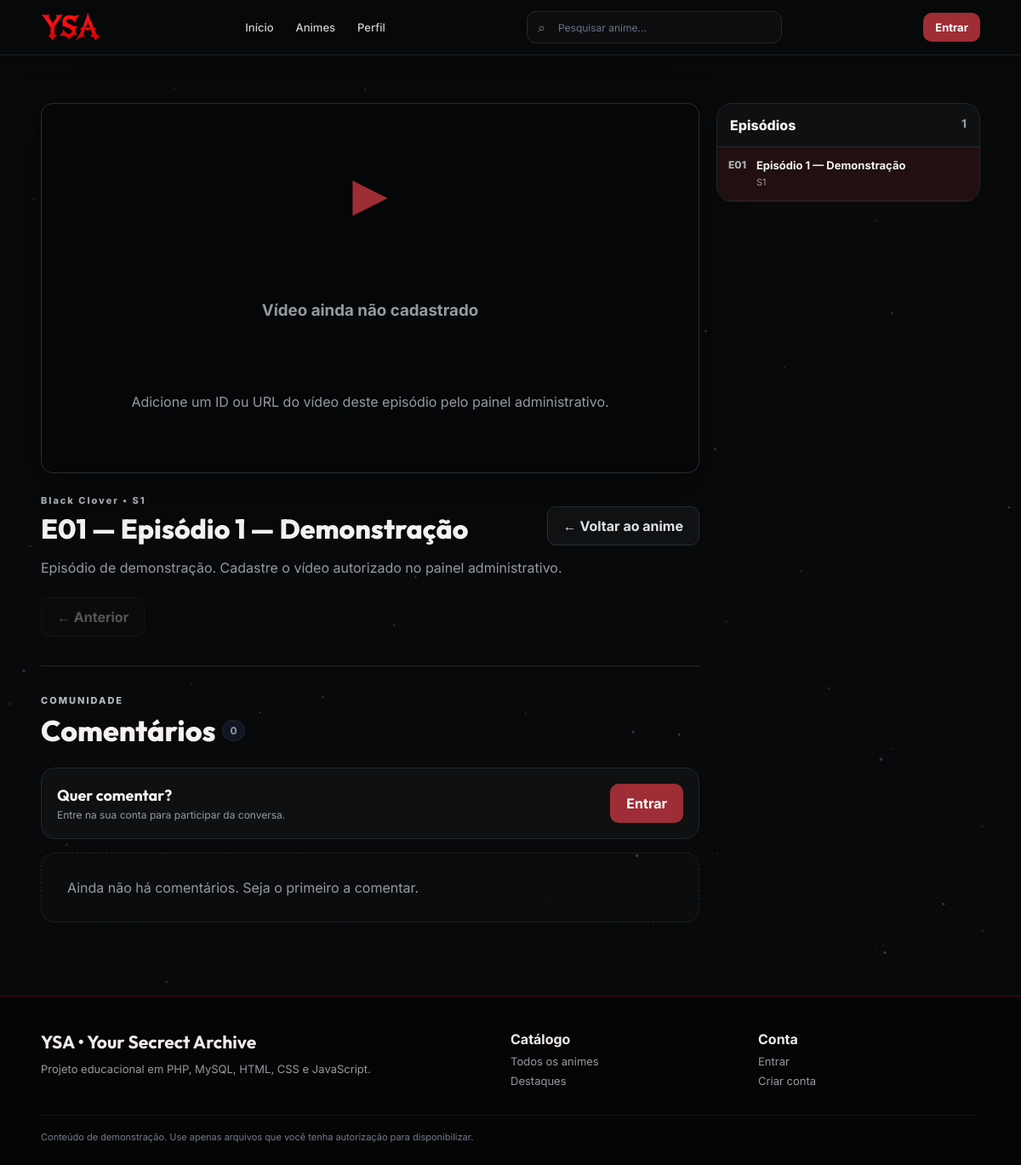
Page /lesser/pages/assistir.php?ep=1 on the committed database.
### tables this page shows
CREATE TABLE animes (
    id INT UNSIGNED AUTO_INCREMENT PRIMARY KEY,
    titulo VARCHAR(180) NOT NULL,
    slug VARCHAR(180) NOT NULL UNIQUE,
    tipo VARCHAR(40) NOT NULL DEFAULT 'Série',
    ano SMALLINT NULL,
    generos VARCHAR(255) NOT NULL,
    estudio VARCHAR(120) NOT NULL,
    sinopse TEXT NULL,
    poster VARCHAR(500) NOT NULL,
    destaque TINYINT(1) NOT NULL DEFAULT 0,
    criado_em DATETIME NOT NULL DEFAULT CURRENT_TIMESTAMP,
    atualizado_em DATETIME NOT NULL DEFAULT CURRENT_TIMESTAMP ON UPDATE CURRENT_TIMESTAMP,
    INDEX idx_anime_destaque (destaque)
);

CREATE TABLE episodios (
    id INT UNSIGNED AUTO_INCREMENT PRIMARY KEY,
    temporada_id INT UNSIGNED NOT NULL,
    numero INT UNSIGNED NOT NULL,
    titulo VARCHAR(180) NOT NULL,
    descricao VARCHAR(1000) NULL,
    thumb VARCHAR(500) NULL,
    video VARCHAR(1000) NULL,
    video_tipo ENUM('mp4','hls','youtube') NOT NULL DEFAULT 'mp4',
    destaque TINYINT(1) NOT NULL DEFAULT 0,
    criado_em DATETIME NOT NULL DEFAULT CURRENT_TIMESTAMP,
    atualizado_em DATETIME NOT NULL DEFAULT CURRENT_TIMESTAMP ON UPDATE CURRENT_TIMESTAMP,
    CONSTRAINT fk_episodio_temporada FOREIGN KEY (temporada_id) REFERENCES temporadas(id) ON DELETE CASCADE ON UPDATE CASCADE,
    UNIQUE KEY uq_episodio_temporada_numero (temporada_id, numero),
    INDEX idx_episodio_destaque (destaque)
);

CREATE TABLE temporadas (
    id INT UNSIGNED AUTO_INCREMENT PRIMARY KEY,
    anime_id INT UNSIGNED NOT NULL,
    numero INT UNSIGNED NOT NULL,
    titulo VARCHAR(120) NOT NULL,
    descricao VARCHAR(500) NULL,
    criado_em DATETIME NOT NULL DEFAULT CURRENT_TIMESTAMP,
    CONSTRAINT fk_temporada_anime FOREIGN KEY (anime_id) REFERENCES animes(id) ON DELETE CASCADE ON UPDATE CASCADE,
    UNIQUE KEY uq_temporada_anime_numero (anime_id, numero),
    INDEX idx_temporada_anime (anime_id)
);

### lesser/includes/database.php (called while the page is built, shortened)
<?php
function db(): PDO
{
    static $pdo = null;
    if ($pdo instanceof PDO) return $pdo;
    $dsn = 'mysql:host=' . DB_HOST . ';port=' . DB_PORT . ';dbname=' . DB_NAME . ';charset=' . DB_CHARSET;
    $pdo = new PDO($dsn, DB_USER, DB_PASS, [
        PDO::ATTR_ERRMODE => PDO::ERRMODE_EXCEPTION,
        PDO::ATTR_DEFAULT_FETCH_MODE => PDO::FETCH_ASSOC,
        PDO::ATTR_EMULATE_PREPARES => false,
    ]);
    return $pdo;
}

### lesser/includes/functions.php (called while the page is built, shortened)
<?php
require_once __DIR__ . '/database.php';
function e(?string $value): string { return htmlspecialchars((string)$value, ENT_QUOTES, 'UTF-8'); }
function url(string $path = ''): string {
    $base = rtrim(BASE_URL, '/');
    if ($path === '') return $base . '/';
    $path = str_replace('\\', '/', $path);
    return $base . '/' . ltrim($path, '/');
}
function current_user(): ?array { return $_SESSION['user'] ?? null; }
function is_logged_in(): bool { return current_user() !== null; }
function find_anime(int $id): ?array {
    $stmt = db()->prepare('SELECT a.*, COUNT(e.id) total_episodios, COUNT(DISTINCT t.id) total_temporadas
                           FROM animes a LEFT JOIN temporadas t ON t.anime_id=a.id
                           LEFT JOIN episodios e ON e.temporada_id=t.id WHERE a.id=? GROUP BY a.id LIMIT 1');
    $stmt->execute([$id]); $r=$stmt->fetch(); return $r ?: null;
}
function find_episode(int $id): ?array {
    $stmt = db()->prepare("SELECT e.*,t.numero temporada_numero,t.titulo temporada_titulo,t.anime_id,a.titulo anime_titulo,a.slug anime_slug
                           FROM episodios e INNER JOIN temporadas t ON t.id=e.temporada_id
                           INNER JOIN animes a ON a.id=t.anime_id WHERE e.id=? LIMIT 1");
    $stmt->execute([$id]); $r=$stmt->fetch(); return $r ?: null;
}
function episodes_by_season(int $seasonId): array {
    $stmt = db()->prepare("SELECT e.*,
                                  t.numero AS temporada_numero,
                                  t.titulo AS temporada_titulo,
                                  t.anime_id
                           FROM episodios e
                           INNER JOIN temporadas t ON t.id = e.temporada_id
                           WHERE e.temporada_id = ?
                           ORDER BY e.numero ASC, e.id ASC");
    $stmt->execute([$seasonId]);
    return $stmt->fetchAll();
}
function episode_navigation(array $episode): array {
    $stmt=db()->prepare('SELECT id,numero,titulo FROM episodios WHERE temporada_id=? ORDER BY numero ASC');
    $stmt->execute([(int)$episode['temporada_id']]); $list=$stmt->fetchAll();
    $ids=array_column($list,'id'); $idx=array_search((int)$episode['id'],array_map('intval',$ids),true);
    return [
        'previous' => ($idx!==false && $idx>0) ? find_episode((int)$ids[$idx-1]) : null,
        'next' => ($idx!==false && $idx<count($ids)-1) ? find_episode((int)$ids[$idx+1]) : null,
    ];
}
function episode_comments(int $episodeId): array {
    $stmt = db()->prepare("SELECT c.*, u.nome usuario_nome, u.tipo usuario_tipo, u.foto_perfil usuario_foto
                           FROM comentarios c
                           INNER JOIN usuarios u ON u.id=c.usuario_id
                           WHERE c.episodio_id=?
                           ORDER BY c.criado_em DESC, c.id DESC");
    $stmt->execute([$episodeId]);
    return $stmt->fetchAll();
}

### lesser/pages/assistir.php (the view, shortened to what this page needs)
<?php
$id=(int)($_GET['ep']??0); $episode=find_episode($id);
$nav=episode_navigation($episode); $anime=find_anime((int)$episode['anime_id']); $episodes=episodes_by_season((int)$episode['temporada_id']); $comments=episode_comments($id);
$savedProgress = is_logged_in() ? get_episode_progress($id, (int)current_user()['id']) : null;
require __DIR__ . '/../includes/header.php';
?>
<main class="watch-page">
    <section class="section container watch-layout">
        <div class="watch-main reveal">
            <div class="player-wrap" id="playerWrap">
                <?php if(trim((string)$episode['video'])): ?>
                    <?php
                        $isYoutube = ($episode['video_tipo'] ?? 'mp4') === 'youtube';
                        $videoSrc = !$isYoutube ? url((string)$episode['video']) : '';
                        $youtubeId = $isYoutube ? youtube_video_id((string)$episode['video']) : null;
                        $ytOrigin = (isset($_SERVER['HTTPS']) && $_SERVER['HTTPS'] !== 'off' ? 'https' : 'http') . '://' . ($_SERVER['HTTP_HOST'] ?? 'localhost');
                    ?>
                    <?php if($isYoutube && $youtubeId): ?>
                        <iframe
                            id="youtubePlayer"
                            class="youtube-player-frame"
                            src="<?= e(youtube_embed_url($youtubeId) . '&origin=' . rawurlencode($ytOrigin)) ?>"
                            title="<?= e($anime['titulo'].' — '.$episode['titulo']) ?>"
                            allow="autoplay; encrypted-media; picture-in-picture; fullscreen"
                            allowfullscreen
                            data-youtube-id="<?= e($youtubeId) ?>"
                            data-episode-id="<?= (int)$episode['id'] ?>"
                            data-saved-time="<?= e((string)($savedProgress['tempo_assistido'] ?? 0)) ?>"
                            data-origin="<?= e($ytOrigin) ?>"></iframe>
                    <?php else: ?>
                        <video
                            id="videoPlayer"
                            controls
                            playsinline
                            preload="metadata"
                            poster="<?= e(url($episode['thumb'] ?: $anime['poster'])) ?>"
                            data-src="<?= e($videoSrc) ?>"
                            data-type="<?= e($episode['video_tipo']) ?>"
                            data-episode-id="<?= (int)$episode['id'] ?>"
                            data-saved-time="<?= e((string)($savedProgress['tempo_assistido'] ?? 0)) ?>"
                            <?php if(($episode['video_tipo'] ?? 'mp4') !== 'hls'): ?>src="<?= e($videoSrc) ?>"<?php endif; ?>
                        ></video>
                    <?php endif; ?>
                    <button class="player-center-play" id="playerCenterPlay" type="button" aria-label="Reproduzir vídeo"><span aria-hidden="true">▶</span></button>
                    <div class="player-loading" id="playerLoading" aria-live="polite" hidden>Carregando vídeo…</div>
                    <div class="player-topbar"><span>S<?= str_pad((string)$episode['temporada_numero'],2,'0',STR_PAD_LEFT) ?> • E<?= str_pad((string)$episode['numero'],2,'0',STR_PAD_LEFT) ?></span><?php if($savedProgress && (float)$savedProgress['tempo_assistido']>3): ?><span>Continuar em <?= e(format_watch_time((float)$savedProgress['tempo_assistido'])) ?></span><?php endif; ?></div>
                    <div class="player-error-message" id="playerErrorMessage" hidden>Não foi possível carregar este vídeo.</div>
                <?php else: ?>
                    <div class="no-video"><div>▶</div><h3>Vídeo ainda não cadastrado</h3><p>Adicione um ID ou URL do vídeo deste episódio pelo painel administrativo.</p></div>
                <?php endif; ?>
            </div>
            <div class="watch-header"><div><span class="section-kicker"><?= e($anime['titulo']) ?> • S<?= (int)$episode['temporada_numero'] ?></span><h1>E<?= str_pad((string)$episode['numero'],2,'0',STR_PAD_LEFT) ?> — <?= e($episode['titulo']) ?></h1></div><a class="btn btn-ghost" href="<?= e(url('pages/anime.php?slug='.urlencode($anime['slug']))) ?>">← Voltar ao anime</a></div>
            <p class="watch-description"><?= e($episode['descricao'] ?: 'Sem descrição cadastrada.') ?></p>
            <div class="watch-nav"><a class="btn btn-ghost <?= $nav['previous']?'':'disabled' ?>" href="<?= $nav['previous'] ? e(url('pages/assistir.php?ep='.(int)$nav['previous']['id'])) : '#' ?>">← Anterior</a></div>
            <section class="comments-section" id="comments">
                <div class="section-head comments-head">
                    <div><span class="section-kicker">COMUNIDADE</span><h2>Comentários <small id="commentsCount"><?= count($comments) ?></small></h2></div>
                </div>
                <?php if(is_logged_in()): ?>
                    <form class="comment-form reveal" id="commentForm" method="post" data-comment-form="1">
                        <input type="hidden" name="csrf" value="<?= e(csrf_token()) ?>">
                        <input type="hidden" name="acao" value="comentar">
                        <input type="hidden" name="episode_id" value="<?= (int)$id ?>">
                        <?= avatar_html(current_user()['photo'] ?? null, current_user()['name'], 'comment-avatar') ?>
                        <div class="comment-input-area">
                            <textarea name="texto" maxlength="1000" rows="4" placeholder="O que você achou deste episódio?" required></textarea>
                            <div class="comment-actions"><span>Máximo de 1000 caracteres</span><button class="btn btn-primary" type="submit">Comentar</button></div>
                        </div>
                    </form>
                <?php else: ?>
                    <div class="comment-login-card reveal"><div><strong>Quer comentar?</strong><p>Entre na sua conta para participar da conversa.</p></div><a class="btn btn-primary" href="<?= e(url('pages/login.php')) ?>">Entrar</a></div>
                <?php endif; ?>
                <div class="comments-list" id="commentsList">
                    <?php if(!$comments): ?><div class="empty-state" id="commentsEmpty">Ainda não há comentários. Seja o primeiro a comentar.</div><?php endif; ?>
                </div>
            </section>
        </div>
        <aside class="watch-side"><div class="side-title"><span>Episódios</span><small><?= count($episodes) ?></small></div><div class="side-list"><?php foreach($episodes as $ep): ?><a class="side-episode <?= (int)$ep['id']===$id?'active':'' ?>" href="<?= e(url('pages/assistir.php?ep='.(int)$ep['id'])) ?>"><span>E<?= str_pad((string)$ep['numero'],2,'0',STR_PAD_LEFT) ?></span><div><strong><?= e($ep['titulo']) ?></strong><small>S<?= (int)$ep['temporada_numero'] ?></small></div></a><?php endforeach; ?></div></aside>
    </section>
</main>
<?php require __DIR__ . '/../includes/footer.php'; ?>

### rows in the picture
animes: titulo "Black Clover"
episodios: temporada.numero "1", numero "01", titulo "Episódio 1 — Demonstração", descricao "Episódio de demonstração. Cadastre o vídeo autorizado no painel administrativo."

### other values in the picture
count($comments) "0"
count($episodes) "1"
